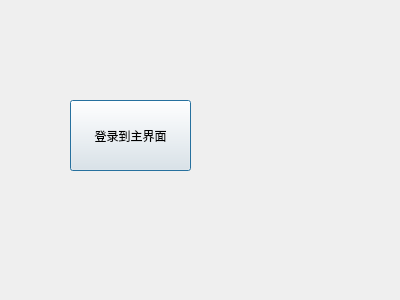
<?xml version="1.0" encoding="UTF-8"?>
<ui version="4.0">
 <class>LoginDialog</class>
 <widget class="QDialog" name="LoginDialog">
  <property name="geometry">
   <rect>
    <x>0</x>
    <y>0</y>
    <width>400</width>
    <height>300</height>
   </rect>
  </property>
  <property name="windowTitle">
   <string>Dialog</string>
  </property>
  <widget class="QPushButton" name="pushButton">
   <property name="geometry">
    <rect>
     <x>70</x>
     <y>100</y>
     <width>121</width>
     <height>71</height>
    </rect>
   </property>
   <property name="text">
    <string>登录到主界面</string>
   </property>
  </widget>
 </widget>
 <resources/>
 <connections>
  <connection>
   <sender>pushButton</sender>
   <signal>clicked()</signal>
   <receiver>LoginDialog</receiver>
   <slot>accept()</slot>
   <hints>
    <hint type="sourcelabel">
     <x>113</x>
     <y>108</y>
    </hint>
    <hint type="destinationlabel">
     <x>175</x>
     <y>187</y>
    </hint>
   </hints>
  </connection>
 </connections>
</ui>
